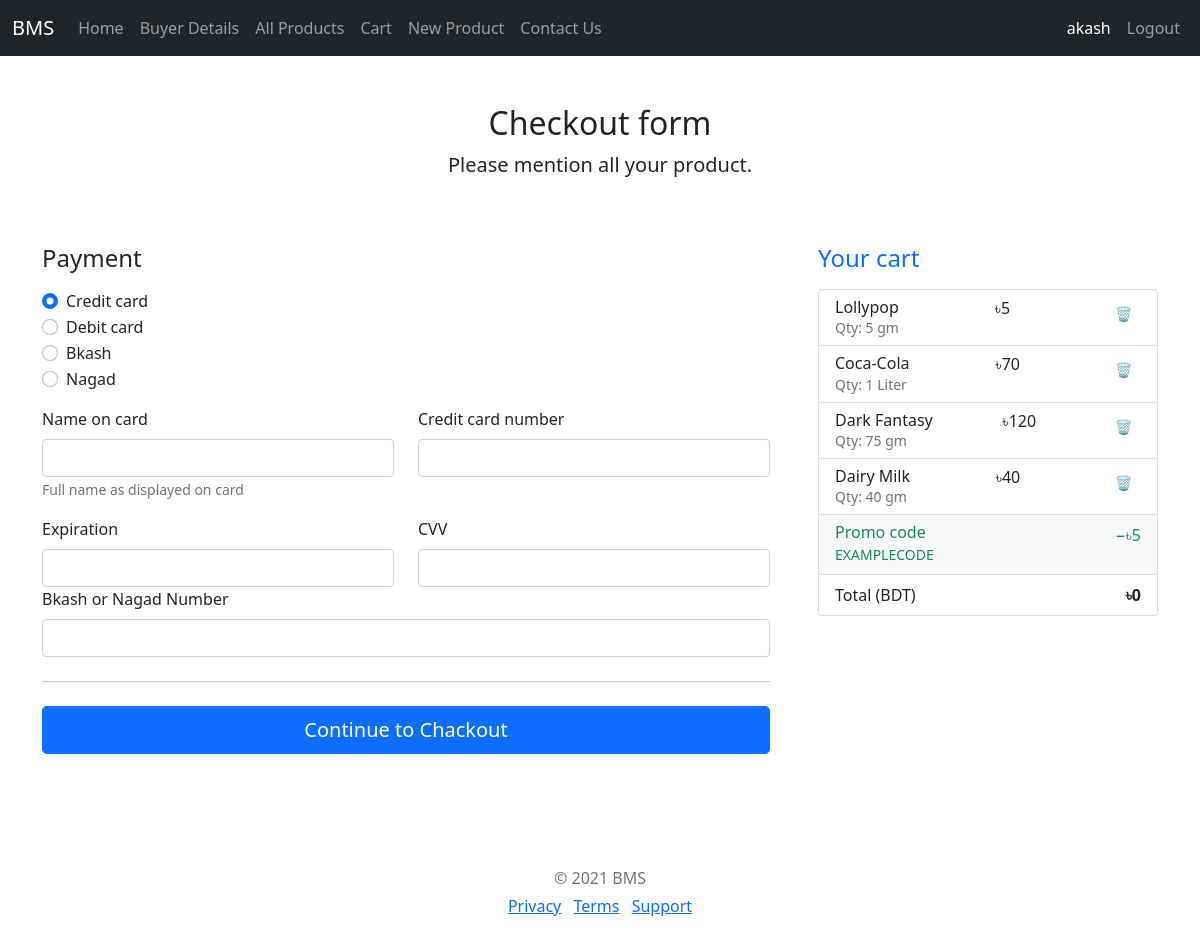
The app's page /cart/ (signed in) with its own data.
### product/models.py (models this page shows, shortened)
class Order(models.Model):
    product = models.ForeignKey(ProductTable, on_delete=models.CASCADE)
    added_at = models.DateTimeField(auto_now_add=True)

class ProductTable(models.Model):
    image = models.ImageField(upload_to='media/productimage/')
    name = models.CharField(max_length=20,blank=False)
    quantity = models.CharField(max_length=10,blank=True)
    price = models.CharField(max_length=5,blank=False)

### product/views.py (the view)
# urls.py: path('cart/', views.show_cart, name='show_cart'),
def show_cart(request):
    cart_items = Order.objects.all().order_by('-added_at')
    total = 0
    for item in cart_items:
        try:
            total += int(item.price) * int(item.quantity)
        except:
            total += 0  # fallback if quantity or price is empty or not a number
    return render(request, 'billpay.html', {'cart_items': cart_items, 'total': total})

### templates/billpay.html (shortened to what this page needs)
{% extends 'base.html'%}
{% block content %}
  <main>
    <div class="py-5 text-center">
      <h2>Checkout form</h2>
      <p class="lead">Please mention all your product.</p>
    </div>
    <div class="row g-5">
      <div class="col-md-5 col-lg-4 order-md-last">
        <h4 class="d-flex justify-content-between align-items-center mb-3">
          <span class="text-primary">Your cart</span>
        </h4>
        <ul class="list-group mb-3">
          {% for item in cart_items %}
          <li class="list-group-item d-flex justify-content-between lh-sm">
            <div>
              <h6 class="my-0">{{ item.product.name }}</h6>
              <small class="text-muted">Qty: {{ item.product.quantity }}</small>
            </div>
            <span>৳{{ item.product.price }}</span>
            <a href="{% url 'remove_from_cart' item.id %}" class="btn btn-sm">🗑️</a>
          </li>
          {% empty %}
            <li class="list-group-item">Your cart is empty.</li>
          {% endfor %}
          <li class="list-group-item d-flex justify-content-between bg-light">
            <div class="text-success">
              <h6 class="my-0">Promo code</h6>
              <small>EXAMPLECODE</small>
            </div>
            <span class="text-success">−৳5</span>
          </li>
          <li class="list-group-item d-flex justify-content-between">
            <span>Total (BDT)</span>
            <strong>৳{{ total }}</strong>
          </li>
        </ul>
      </div>
      <div class="col-md-7 col-lg-8">
        <form class="needs-validation" novalidate>
          <h4 class="mb-3">Payment</h4>
          <div class="my-3">
            <div class="form-check">
              <input id="credit" name="paymentMethod" type="radio" class="form-check-input" checked required>
              <label class="form-check-label" for="credit">Credit card</label>
            </div>
            <div class="form-check">
              <input id="debit" name="paymentMethod" type="radio" class="form-check-input" required>
              <label class="form-check-label" for="debit">Debit card</label>
            </div>
            <div class="form-check">
              <input id="bkash" name="paymentMethod" type="radio" class="form-check-input" required>
              <label class="form-check-label" for="bkash">Bkash</label>
            </div>
            <div class="form-check">
              <input id="nagad" name="paymentMethod" type="radio" class="form-check-input" required>
              <label class="form-check-label" for="nagad">Nagad</label>
            </div>
          </div>
          <div class="row gy-3">
            <div class="col-md-6">
              <label for="cc-name" class="form-label">Name on card</label>
              <input type="text" class="form-control" id="cc-name" placeholder="" required>
              <small class="text-muted">Full name as displayed on card</small>
            </div>
            <div class="col-md-6">
              <label for="cc-number" class="form-label">Credit card number</label>
              <input type="text" class="form-control" id="cc-number" placeholder="" required>
            </div>
            <div class="col-md-6">
              <label for="cc-expiration" class="form-label">Expiration</label>
              <input type="text" class="form-control" id="cc-expiration" placeholder="" required>
            </div>
            <div class="col-md-6">
              <label for="cc-cvv" class="form-label">CVV</label>
              <input type="text" class="form-control" id="cc-cvv" placeholder="" required>
            </div>
          </div>
          <div class="col-md-12">
            <label for="bkash-nagad-number" class="form-label">Bkash or Nagad Number</label>
            <input type="text" class="form-control" id="bkash-nagad-number" placeholder="" required>
          <hr class="my-4">
          <p><a href="{% url 'checkout' %}" class="w-100 btn btn-primary btn-lg" type="submit">Continue to Chackout</a></p>
        </form>
      </div>
    </div>
  </main>
  <footer class="my-5 pt-5 text-muted text-center text-small">
    <p class="mb-1">&copy; 2021 BMS</p>
    <ul class="list-inline">
      <li class="list-inline-item"><a href="#">Privacy</a></li>
      <li class="list-inline-item"><a href="#">Terms</a></li>
      <li class="list-inline-item"><a href="#">Support</a></li>
    </ul>
  </footer>
</div>
{% endblock %}

### templates/base.html (shortened to what this page needs)
<!doctype html>
<html lang="en">
  <head>
    <link href="https://cdn.jsdelivr.net/npm/bootstrap@5.0.0-beta3/dist/css/bootstrap.min.css" rel="stylesheet">
  </head>
  <body>
    <nav class="navbar navbar-expand-lg navbar-dark bg-dark">
  <div class="container-fluid">
    <a class="navbar-brand" href="/">BMS</a>
    <div class="collapse navbar-collapse" id="navbarNav">
      <ul class="navbar-nav">
        {% if user.is_authenticated %}
          <li class="nav-item">
            <a class="nav-link" aria-current="page" href="{% url 'home' %}">Home</a>
          </li>
          {% if user.is_staff or user.is_superuser %}
          <li class="nav-item">
            <a class="nav-link" href="{% url 'buyerdetails' %}">Buyer Details</a>
          </li>
          {% endif %}
          <li class="nav-item">
            <a class="nav-link" href="{% url 'detailsproduct' %}">All Products</a>
          </li>
          <li class="nav-item">
            <a class="nav-link" href="{% url 'show_cart' %}">Cart</a>
          </li>
          {% if user.is_staff or user.is_superuser %}
          <li class="nav-item">
            <a class="nav-link" href="{% url 'newproduct' %}">New Product</a>
          </li>
          {% endif %}
          <li class="nav-item">
            <a class="nav-link" href="{% url 'contact' %}">Contact Us</a>
          </li>
        {% endif %}
      </ul>
    </div>
    <ul class="navbar-nav ml-auto">
      {% if user.is_authenticated %}
      <li class="nav-item">
        <a class="nav-link active" href="#">{{request.user.username}}</a>
      </li>
      <li class="nav-item">
        <a class="nav-link" href="{% url 'logout' %}">Logout</a>
      </li>
      {% endif %}
    </ul>
  </div>
</nav>
<div class = "container">
  {% block content %}
  {% endblock %}
  </body>
</html>

### records on screen
Order: product.name "Lollypop", product.quantity "5 gm", product.price "5"
Order: product.name "Coca-Cola", product.quantity "1 Liter", product.price "70"
Order: product.name "Dark Fantasy", product.quantity "75 gm", product.price "120"
Order: product.name "Dairy Milk", product.quantity "40 gm", product.price "40"

### other values on screen
{{ request.user.username }} "akash"
{{ total }} "0"
